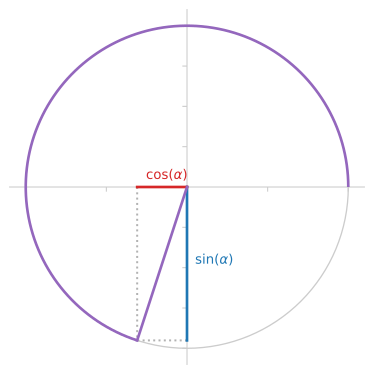

The Python source for this figure:
import matplotlib.pyplot as plt
from math import tau, sin, cos, sqrt
import numpy as np
import matplotlib.pyplot as plt
from matplotlib.patches import Arc
from matplotlib.transforms import IdentityTransform, TransformedBbox, Bbox


fig, ax = plt.subplots()

# plt.axis('off')
ax.spines['left'].set_position('center')
ax.spines['bottom'].set_position('center')
ax.spines['left'].set_color("0.8")
ax.spines['bottom'].set_color("0.8")
ax.spines['bottom'].set_color("0.8")
ax.spines['right'].set_color('none')
ax.spines['top'].set_color('none')

ax.get_xaxis().set_ticklabels([])
ax.get_yaxis().set_ticklabels([])
ax.tick_params(axis='x', colors='0.8')
ax.tick_params(axis='y', colors='0.8')

# plt.grid(True, color="0.9")

circle1 = plt.Circle((0, 0), 1.0, color="0.8", fill=False)
ax.add_patch(circle1)

# plt.plot([-1.5, 1.5], [0.0, 0.0], "0.8")
# plt.plot([0.0, 0.0], [-1.5, 1.5], "0.8")

x = cos(13.7 * tau)
y = sin(13.7 * tau)
a = sqrt(x**2 + y**2)
x /= a
y /= a

plt.plot([x, x], [0.0, y], ":", color="0.7")
plt.plot([0.0, x], [y, y], ":", color="0.7")

lw = 2.0
plt.plot([0.0, 0.0], [0.0, y], "tab:blue", linewidth=lw, zorder=5)
plt.plot([0.0, x], [0.0, 0.0], "tab:red", linewidth=lw, zorder=5)
plt.plot([0.0, x], [0.0, y], "tab:purple", linewidth=lw, zorder=5)

# arc1 = Arc((0.0, 0.0), 0.15, 0.15, theta1=0.0, theta2=0.7 * 360, color="purple")
# ax.add_patch(arc1)
arc2 = Arc((0.0, 0.0), 2.0, 2.0, theta1=0.0, theta2=0.7 * 360, color="tab:purple", zorder=5, linewidth=lw)
ax.add_patch(arc2)

ax.annotate(r"$\cos(\alpha)$", [x / 2 - 0.1, 0.05], color="tab:red")
ax.annotate(r"$\sin(\alpha)$", [0.05, y / 2], color="tab:blue")

ax.set_aspect("equal")
ax.set_xlim(-1.1, 1.1)
ax.set_ylim(-1.1, 1.1)

plt.savefig("sin137.svg", bbox_inches="tight")
# plt.show()
